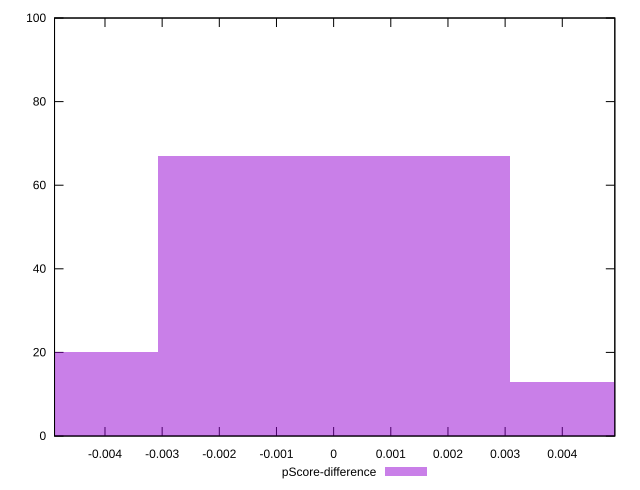

Write the gnuplot code that produced this figure.
reset

$pScoreDifference <<EOF
0 67
0.006153826279674362 13
-0.006153826279674362 20
EOF

set key outside below
set boxwidth 0.006153826279674362
set xrange [-0.004882804441835906:0.004919217276257992]
set yrange [0:100]
set trange [0:100]
set style fill transparent solid 0.5 noborder
set terminal svg size 640, 490 enhanced background rgb 'white'
set output "report_00013_2021-02-09T12-04-24.940Z/interactive/samples/pages/pScore-difference/histogram.svg"

plot $pScoreDifference title "pScore-difference" with boxes

reset
